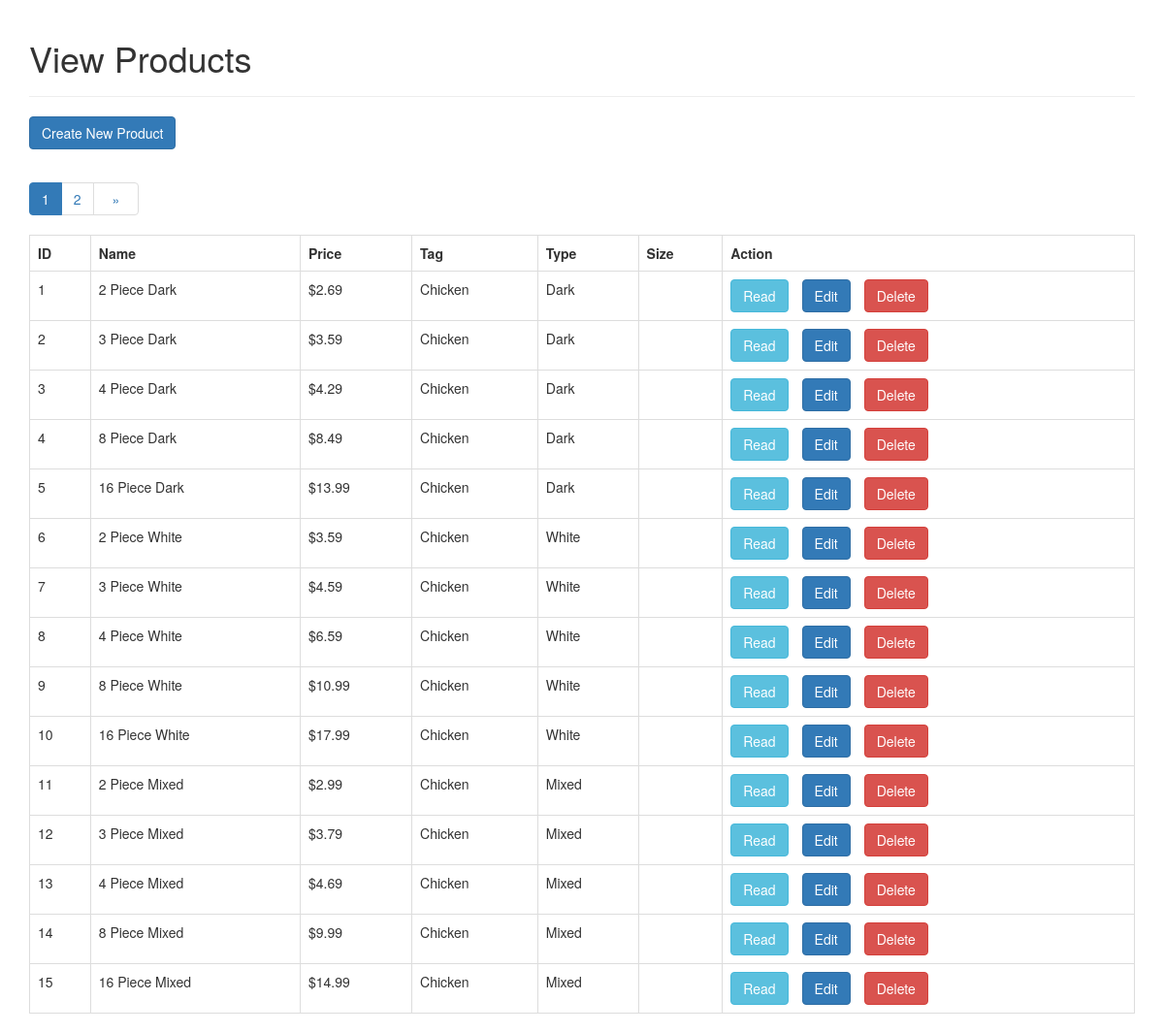
The app's page /read.php with its own data.
### tables this page shows
CREATE TABLE `menu` (
  `id` int(255) NOT NULL,
  `foodName` text NOT NULL,
  `foodPrice` decimal(6,2) NOT NULL,
  `foodTag` text NOT NULL,
  `foodType` text NOT NULL,
  `foodSize` text NOT NULL,
  `foodImage` blob NOT NULL
);

### Database/databaseconnection.php (called while the page is built, shortened)
<?php
$page = isset($_GET['page']) ? $_GET['page'] : 1;
$records_per_page = 15;
$from_record_num = ($records_per_page * $page) - $records_per_page;

### read.php (the view, shortened to what this page needs)
<!DOCTYPE HTML>
<html>
<head>
    <link rel="stylesheet" href="libs/bootstrap-3.3.7/css/bootstrap.min.css" />
</head>
<body>
<div class="container">
    <div class="page-header">
        <h1>View Products</h1>
    </div>
    <?php
    include 'Database/databaseconnection.php';
    $query = "SELECT id, foodName, foodPrice, foodTag, foodType, foodSize FROM menu ORDER BY id ASC
      LIMIT :from_record_num, :records_per_page";
    $stmt = $con->prepare($query);
    $stmt->bindParam(":from_record_num", $from_record_num, PDO::PARAM_INT);
    $stmt->bindParam(":records_per_page", $records_per_page, PDO::PARAM_INT);
    $stmt->execute();
    $num = $stmt->rowCount();
    echo "<a href='create.php' class='btn btn-primary m-b-1em'>Create New Product</a>";
    if($num>0){
        echo "<table class='table table-hover table-responsive table-bordered'>";
        echo "<tr>";
        echo "<th>ID</th>";
        echo "<th>Name</th>";
        echo "<th>Price</th>";
        echo "<th>Tag</th>";
        echo "<th>Type</th>";
        echo "<th>Size</th>";
        echo "<th>Action</th>";
        echo "</tr>";
        while ($row = $stmt->fetch(PDO::FETCH_ASSOC)){
            extract($row);
            echo "<tr>";
            echo "<td>{$id}</td>";
            echo "<td>{$foodName}</td>";
            echo "<td>&#36;{$foodPrice}</td>";
            echo "<td>{$foodTag}</td>";
            echo "<td>{$foodType}</td>";
            echo "<td>{$foodSize}</td>";
            echo "<td>";
            echo "<a href='read_one.php?id={$id}' class='btn btn-info m-r-1em'>Read</a>";
            echo "<a href='update.php?id={$id}' class='btn btn-primary m-r-1em'>Edit</a>";
            echo "<a href='#' onclick='delete_user({$id});'  class='btn btn-danger'>Delete</a>";
            echo "</td>";
            echo "</tr>";
        }
        $query = "SELECT COUNT(*) as total_rows FROM menu";
        $stmt = $con->prepare($query);
        $stmt->execute();
        $row = $stmt->fetch(PDO::FETCH_ASSOC);
        $total_rows = $row['total_rows'];
        $page_url="read.php?";
        include_once "paging.php";
        echo "</table>";
    }
        else{
            echo "<div class='alert alert-danger'>No records found.</div>";
    }
    ?>
</div>
</body>
</html>

### paging.php (shortened to what this page needs)
<?php
echo "<nav class='overflow-hidden'>";
echo "<ul class='pagination pull-left margin-zero'>";
$total_pages = ceil($total_rows / $records_per_page);
$range = 1;
$initial_num = $page - $range;
$condition_limit_num = ($page + $range)  + 1;
for ($x=$initial_num; $x<$condition_limit_num; $x++) {
    if (($x > 0) && ($x <= $total_pages)) {
        if ($x == $page) {
            echo "<li class='active'>";
            echo "<a href='javascript::void();'>{$x}</a>";
            echo "</li>";
        }
        else {
            echo "<li>";
            echo " <a href='{$page_url}page={$x}'>{$x}</a> ";
            echo "</li>";
        }
    }
}
if($page<$total_pages){
    $next_page = $page + 1;
    echo "<li>";
    echo "<a href='{$page_url}page={$next_page}'>";
    echo "<span style='margin:0 .5em;'>&raquo;</span>";
    echo "</a>";
    echo "</li>";
}
echo "</ul>";
echo "</nav>";
?>

### read.php (style rules this page uses)
.m-r-1em { margin-right:1em; }
.m-b-1em { margin-bottom:1em; }

### records on screen
menu: id "1", foodName "2 Piece Dark", foodPrice "2.69", foodTag "Chicken", foodType "Dark"
menu: id "2", foodName "3 Piece Dark", foodPrice "3.59", foodTag "Chicken", foodType "Dark"
menu: id "3", foodName "4 Piece Dark", foodPrice "4.29", foodTag "Chicken", foodType "Dark"
menu: id "4", foodName "8 Piece Dark", foodPrice "8.49", foodTag "Chicken", foodType "Dark"
menu: id "5", foodName "16 Piece Dark", foodPrice "13.99", foodTag "Chicken", foodType "Dark"
menu: id "6", foodName "2 Piece White", foodPrice "3.59", foodTag "Chicken", foodType "White"
menu: id "7", foodName "3 Piece White", foodPrice "4.59", foodTag "Chicken", foodType "White"
menu: id "8", foodName "4 Piece White", foodPrice "6.59", foodTag "Chicken", foodType "White"
menu: id "9", foodName "8 Piece White", foodPrice "10.99", foodTag "Chicken", foodType "White"
menu: id "10", foodName "16 Piece White", foodPrice "17.99", foodTag "Chicken", foodType "White"
menu: id "11", foodName "2 Piece Mixed", foodPrice "2.99", foodTag "Chicken", foodType "Mixed"
menu: id "12", foodName "3 Piece Mixed", foodPrice "3.79", foodTag "Chicken", foodType "Mixed"
menu: id "13", foodName "4 Piece Mixed", foodPrice "4.69", foodTag "Chicken", foodType "Mixed"
menu: id "14", foodName "8 Piece Mixed", foodPrice "9.99", foodTag "Chicken", foodType "Mixed"
menu: id "15", foodName "16 Piece Mixed", foodPrice "14.99", foodTag "Chicken", foodType "Mixed"
